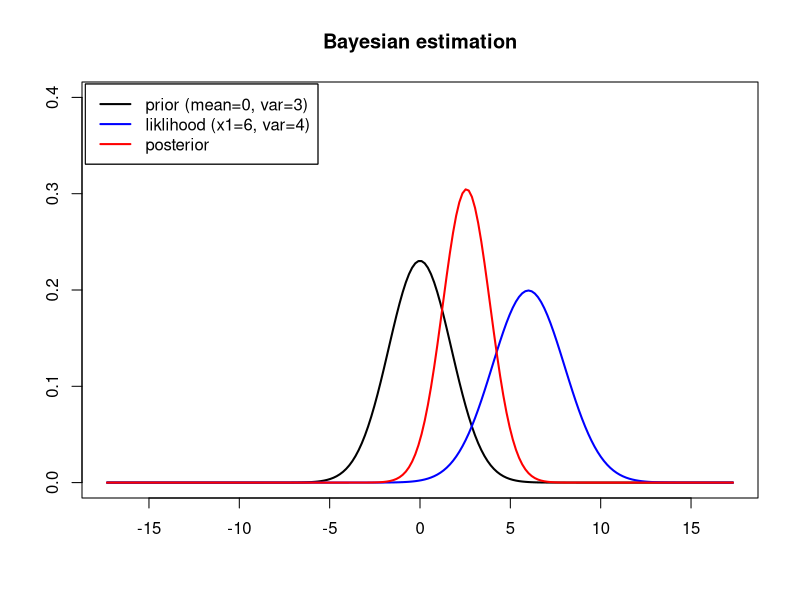

R code for this plot:
colors <-c("black", "blue", "red")
labels <- c("prior (mean=0, var=3)", "liklihood (x1=6, var=4)", "posterior") 

#prior
mean=0; sd=sqrt(3) 
x <- seq(-10,10,length=200)*sd + mean 
hx <- dnorm(x,mean,sd) 
plot(x, hx, type="n", xlab="", ylab="", ylim=c(0, 0.4),main="Bayesian estimation", axes=TRUE) 
lines(x, hx, lwd=2, lty=c(1, 1, 1, 1, 2), col=colors[1])

#liklihood 
mean1=6; 
sd1=2 
hx <- dnorm(x,mean1,sd1) 
lines(x, hx,lwd=2, col=colors[2])  
legend("topleft", inset=.005,labels, lwd=2, lty=c(1, 1, 1, 1, 2), col=colors)

#posterior
mean2=18/7; 
sd2=sqrt(12/7) 
hx <- dnorm(x,mean2,sd2) 
lines(x, hx,lwd=2, col=colors[3])  
legend("topleft", inset=.005, labels, lwd=2, lty=c(1, 1, 1, 1, 2), col=colors)